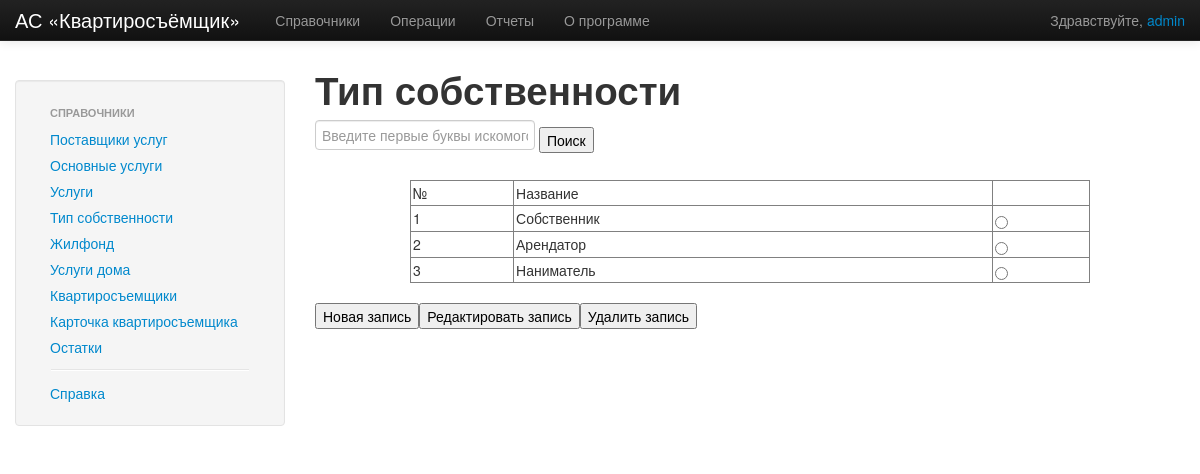
/index.php?page=spravochnik&db=domain (signed in), run on the app's committed database.
### tables this page shows
CREATE TABLE IF NOT EXISTS `domain` (
  `id_domain` int(11) NOT NULL AUTO_INCREMENT,
  `name_domain` text NOT NULL,
  PRIMARY KEY (`id_domain`)
);

### sprav/domain.php (the view, shortened to what this page needs)
<?php
if ($_GET['db']=='domain') {
include_once __DIR__.'/../db.php';
$domain='';
if (!isset($_GET['action']))  {
    $domain.= showtable_domain($my);
}
}
function showtable_domain($my) {
$domain.= "<h1>Тип собственности</h1>";
if (!isset($_GET['check'])) {
$domain.= "<input type='text' id='domain_search_text' placeholder='Введите первые буквы искомого слова'> ";
$domain.= "<button type=\"button\" id='domain_search'>Поиск</button> <br><br>" ;
}
  if (((!isset($_GET['search'])) && (!isset($_GET['check']))) || (($_GET['search'] == '') &&  (!isset($_GET['check']))))  {
	$q=$my->query('SELECT  * FROM  `domain`');
}
$domain.= "<form name='table' action='index.php' method='get'>";
$domain.= "<input type='hidden' name='page' value=".$_GET['page'].">";
$domain.= "<input type='hidden' name='db' value=".$_GET['db'].">";
$domain.= "<input type='hidden' name='action' value=edit.show>";
$domain.= "<table border=1 cellspacing=0 cellpadding=2 width=680 px align='center'>";
$domain.= "<tr>";
$domain.= " <td> №</td>";
$domain.= " <td> Название </td>";
$domain.= "<td></td>";
$domain.= " </tr>";
    $k=1;
while (@$row=$q->fetch_assoc()) {
	$domain.= " <tr>";
	$domain.= "<td>".$k."</td>";
	$domain.= "<td>".$row['name_domain']."</td>";
  if (!isset($_GET['check'])) {
	$domain.= "<td><input type='radio' name = 'check' value=".$row['id_domain']."></td>";
  } else {
 $domain.= "<td><input type='radio' name = 'check' value=".$row['id_domain']." checked></td>";
  }
	$domain.= " </tr>";
  $k++;
}
$domain.= "</table>";
$domain.= "<br>";
 if (!isset($_GET['action']) || ($_GET['action']=='cancel') || ($_GET['action']=='search')) {
    $domain.= "<button type=\"button\" id=\"dom_new\">Новая запись</button>" ;
    $domain.= "<button type=\"button\" id=\"dom_edit\">Редактировать запись</button>";
    $domain.= "<button type=\"button\" id=\"dom_del\">Удалить запись</button>";
  }
$domain.= "</form>";
return $domain;
}
?>

### css/application.css (style rules this page uses)
body { padding-top: 60px; padding-bottom: 40px; }
.subnav { margin-top: 20px; }

### data on the page
domain: name_domain "Собственник"
domain: name_domain "Арендатор"
domain: name_domain "Наниматель"

### other printed values
$_SESSION['login'] "admin"
